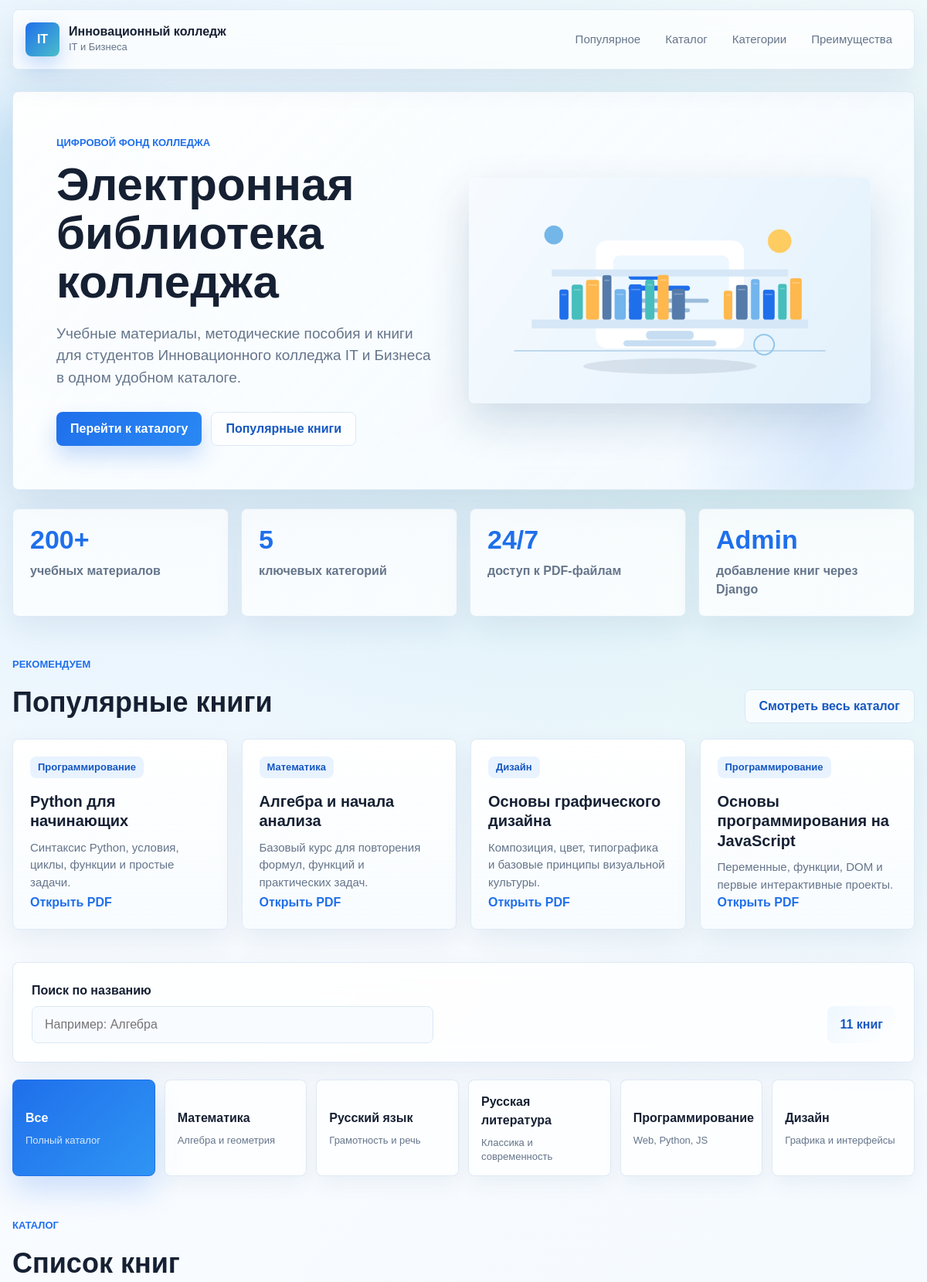
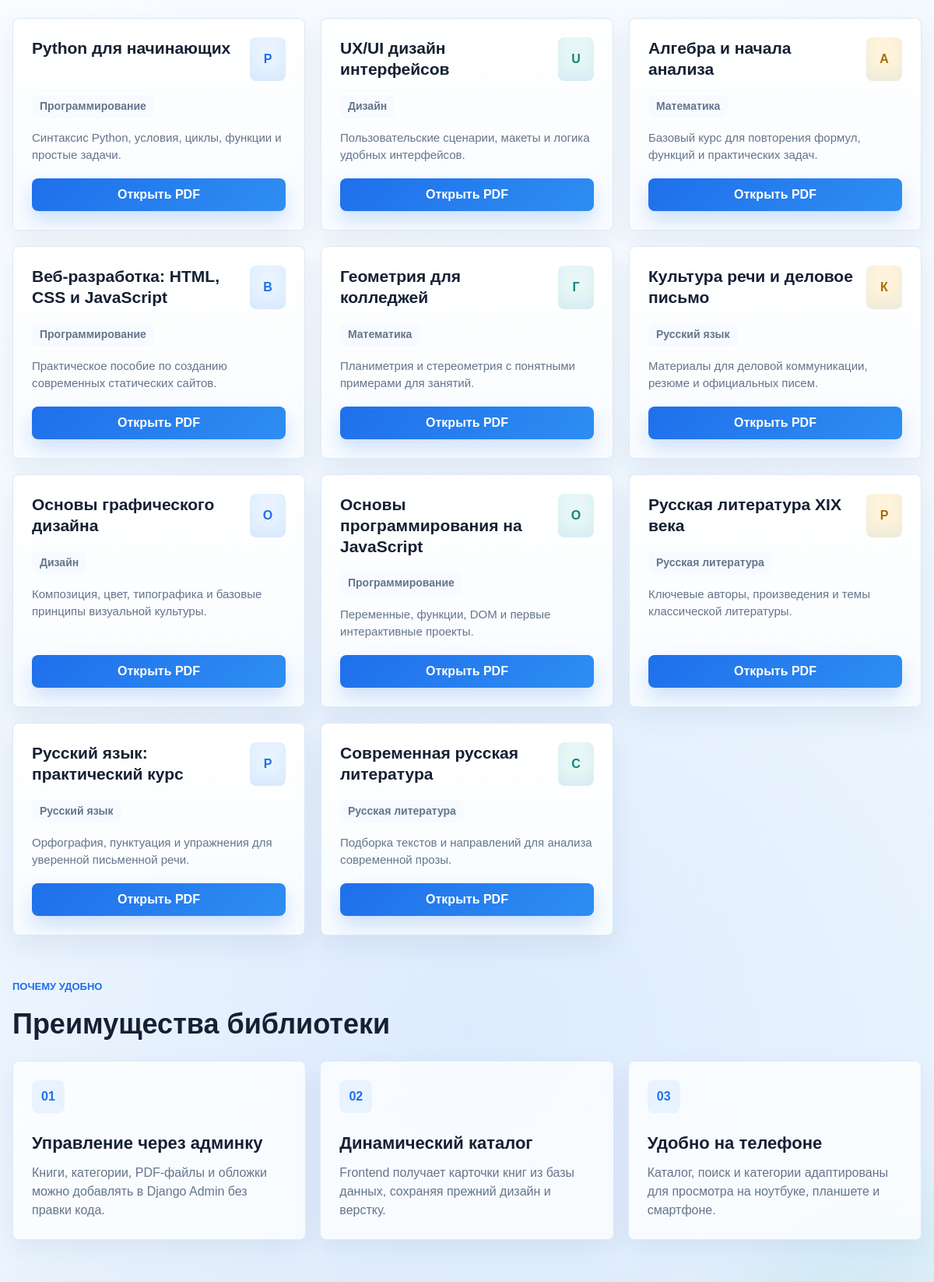
The page / (upper part) on the database its author committed (2 pictures, top to bottom).
### library/models.py (models this page shows, shortened)
class Book(models.Model):
    class Category(models.TextChoices):
        MATHEMATICS = "Математика", "Математика"
        RUSSIAN_LANGUAGE = "Русский язык", "Русский язык"
        RUSSIAN_LITERATURE = "Русская литература", "Русская литература"
        PROGRAMMING = "Программирование", "Программирование"
        DESIGN = "Дизайн", "Дизайн"
    title = models.CharField("Название книги", max_length=255)
    category = models.CharField(
        "Категория",
        max_length=80,
        choices=Category.choices,
        db_index=True,
    )
    pdf_file = models.FileField("PDF файл", upload_to="books/pdfs/")
    cover = models.ImageField(
        "Обложка",
        upload_to="books/covers/",
        blank=True,
        null=True,
    )
    description = models.TextField("Короткое описание", blank=True)
    is_popular = models.BooleanField("Популярная книга", default=False)
    created_at = models.DateTimeField("Дата добавления", auto_now_add=True)
    updated_at = models.DateTimeField("Дата обновления", auto_now=True)
    class Meta:
        verbose_name = "Книга"
        verbose_name_plural = "Книги"
        ordering = ("title",)
    @property
    def first_letter(self):
        return self.title.strip()[:1].upper() or "К"

### library/views.py (the view)
# urls.py: path("", views.book_list, name="book_list"),
def book_list(request):
    search_query = request.GET.get("q", "").strip()
    active_category = request.GET.get("category", "Все").strip() or "Все"
    books = Book.objects.all()
    if active_category != "Все":
        books = books.filter(category=active_category)
    if search_query:
        books = books.filter(Q(title__icontains=search_query))
    books = list(books)
    popular_books = list(Book.objects.filter(is_popular=True)[:4])
    if not popular_books:
        popular_books = list(Book.objects.all()[:4])
    context = {
        "books": books,
        "popular_books": popular_books,
        "categories": get_categories(),
        "active_category": active_category,
        "search_query": search_query,
        "book_count_label": f"{len(books)} {get_book_ending(len(books))}",
    }
    return render(request, "library/index.html", context)

### library/views.py (called while the page is built)
def get_book_ending(count):
    last_digit = count % 10
    last_two_digits = count % 100
    if 11 <= last_two_digits <= 14:
        return "книг"
    if last_digit == 1:
        return "книга"
    if 2 <= last_digit <= 4:
        return "книги"
    return "книг"

def get_categories():
    categories = [{"name": "Все", "meta": CATEGORY_META["Все"]}]
    for value, label in Book.Category.choices:
        categories.append(
            {
                "name": value,
                "title": label,
                "meta": CATEGORY_META.get(value, "Учебные материалы"),
            }
        )
    return categories

### templates/library/index.html (shortened to what this page needs)
{% load static %}
<!DOCTYPE html>
<html lang="ru">
<head>
  <link rel="stylesheet" href="{% static 'library/css/style.css' %}">
</head>
<body>
  <header class="site-header">
    <a class="brand" href="{% url 'library:book_list' %}" aria-label="Инновационный колледж IT и Бизнеса">
      <span class="brand__mark">IT</span>
      <span>
        <strong>Инновационный колледж</strong>
        <small>IT и Бизнеса</small>
      </span>
    </a>
    <nav class="header-nav" aria-label="Навигация по странице">
      <a href="#popular">Популярное</a>
      <a href="#catalog">Каталог</a>
      <a href="#categories">Категории</a>
      <a href="#benefits">Преимущества</a>
    </nav>
  </header>
  <main>
    <section class="hero reveal" aria-labelledby="hero-title">
      <div class="hero__content">
        <p class="eyebrow">Цифровой фонд колледжа</p>
        <h1 id="hero-title">Электронная библиотека колледжа</h1>
        <p class="hero__text">
          Учебные материалы, методические пособия и книги для студентов
          Инновационного колледжа IT и Бизнеса в одном удобном каталоге.
        </p>
        <div class="hero__actions" aria-label="Быстрые действия">
          <a class="primary-link" href="#catalog">Перейти к каталогу</a>
          <a class="secondary-link" href="#popular">Популярные книги</a>
        </div>
      </div>
      <div class="hero__media" aria-hidden="true">
        <img src="{% static 'library/img/library-banner.png' %}" alt="">
      </div>
    </section>
    <section class="stats-panel reveal" aria-label="Статистика библиотеки">
      <article class="stat-card">
        <span>200+</span>
        <p>учебных материалов</p>
      </article>
      <article class="stat-card">
        <span>5</span>
        <p>ключевых категорий</p>
      </article>
      <article class="stat-card">
        <span>24/7</span>
        <p>доступ к PDF-файлам</p>
      </article>
      <article class="stat-card">
        <span>Admin</span>
        <p>добавление книг через Django</p>
      </article>
    </section>
    <section class="popular-section reveal" id="popular" aria-labelledby="popular-title">
      <div class="section-heading section-heading--row">
        <div>
          <p class="eyebrow">Рекомендуем</p>
          <h2 id="popular-title">Популярные книги</h2>
        </div>
        <a class="section-link" href="#catalog">Смотреть весь каталог</a>
      </div>
      <div class="popular-grid" id="popularBooks">
        {% for book in popular_books %}
          <article class="popular-card">
            <span class="popular-card__category">{{ book.get_category_display }}</span>
            <h3>{{ book.title }}</h3>
            <p>{{ book.description|default:"Учебный материал из электронной библиотеки колледжа." }}</p>
            {% if book.pdf_file %}
              <a href="{{ book.pdf_file.url }}" target="_blank" rel="noopener">Открыть PDF</a>
            {% else %}
              <span class="popular-card__empty">PDF не загружен</span>
            {% endif %}
          </article>
        {% endfor %}
      </div>
    </section>
    <section class="toolbar reveal" id="catalog" aria-label="Поиск и фильтр книг">
      <div class="search">
        <label for="searchInput">Поиск по названию</label>
        <input
          type="search"
          id="searchInput"
          placeholder="Например: Алгебра"
          value="{{ search_query }}"
          autocomplete="off"
        >
      </div>
      <div class="catalog-info">
        <span id="bookCount">{{ book_count_label }}</span>
      </div>
    </section>
    <section class="categories reveal" id="categories" aria-label="Категории книг">
      {% for category in categories %}
        <button
          class="category-btn{% if active_category == category.name %} is-active{% endif %}"
          type="button"
          data-category="{{ category.name }}"
        >
          <span class="category-btn__title">{{ category.title|default:category.name }}</span>
          <span class="category-btn__meta">{{ category.meta }}</span>
        </button>
      {% endfor %}
    </section>
    <section class="books-section reveal" aria-labelledby="books-title">
      <div class="section-heading">
        <p class="eyebrow">Каталог</p>
        <h2 id="books-title">Список книг</h2>
      </div>
      <div class="books-grid" id="booksGrid">
        {% for book in books %}
          <article
            class="book-card"
            data-title="{{ book.title }}"
            data-category="{{ book.category }}"
          >
            <div class="book-card__top">
              <div>
                <h3>{{ book.title }}</h3>
              </div>
              <span class="book-card__icon" aria-hidden="true">{{ book.first_letter }}</span>
            </div>
            <span class="book-card__category">{{ book.get_category_display }}</span>
            <p class="book-card__description">
              {{ book.description|default:"Учебный материал из электронной библиотеки колледжа." }}
            </p>
            {% if book.pdf_file %}
              <a class="book-card__action" href="{{ book.pdf_file.url }}" target="_blank" rel="noopener">
                Открыть PDF
              </a>
            {% else %}
              <span class="book-card__action book-card__action--disabled">PDF не загружен</span>
            {% endif %}
          </article>
        {% endfor %}
      </div>
    </section>
    <section class="benefits-section reveal" id="benefits" aria-labelledby="benefits-title">
      <div class="section-heading">
        <p class="eyebrow">Почему удобно</p>
        <h2 id="benefits-title">Преимущества библиотеки</h2>
      </div>
      <div class="benefits-grid">
        <article class="benefit-card">
          <span class="benefit-card__number">01</span>
          <h3>Управление через админку</h3>
          <p>Книги, категории, PDF-файлы и обложки можно добавлять в Django Admin без правки кода.</p>
        </article>
        <article class="benefit-card">
          <span class="benefit-card__number">02</span>
          <h3>Динамический каталог</h3>
          <p>Frontend получает карточки книг из базы данных, сохраняя прежний дизайн и верстку.</p>
        </article>
        <article class="benefit-card">
          <span class="benefit-card__number">03</span>
          <h3>Удобно на телефоне</h3>
          <p>Каталог, поиск и категории адаптированы для просмотра на ноутбуке, планшете и смартфоне.</p>
        </article>
      </div>
    </section>
  </main>
</body>
</html>

### rows shown on the page
Book: category "Программирование", title "Python для начинающих", description "Синтаксис Python, условия, циклы, функции и простые задачи.", first_letter "P"
Book: category "Математика", title "Алгебра и начала анализа", description "Базовый курс для повторения формул, функций и практических задач.", first_letter "А"
Book: category "Дизайн", title "Основы графического дизайна", description "Композиция, цвет, типографика и базовые принципы визуальной культуры.", first_letter "О"
Book: category "Программирование", title "Основы программирования на JavaScript", description "Переменные, функции, DOM и первые интерактивные проекты.", first_letter "О"
Book: title "UX/UI дизайн интерфейсов", first_letter "U", category "Дизайн", description "Пользовательские сценарии, макеты и логика удобных интерфейсов."
Book: title "Веб-разработка: HTML, CSS и JavaScript", first_letter "В", category "Программирование", description "Практическое пособие по созданию современных статических сайтов."
Book: title "Геометрия для колледжей", first_letter "Г", category "Математика", description "Планиметрия и стереометрия с понятными примерами для занятий."
Book: title "Культура речи и деловое письмо", first_letter "К", category "Русский язык", description "Материалы для деловой коммуникации, резюме и официальных писем."
Book: title "Русская литература XIX века", first_letter "Р", category "Русская литература", description "Ключевые авторы, произведения и темы классической литературы."
Book: title "Русский язык: практический курс", first_letter "Р", category "Русский язык", description "Орфография, пунктуация и упражнения для уверенной письменной речи."
Book: title "Современная русская литература", first_letter "С", category "Русская литература", description "Подборка текстов и направлений для анализа современной прозы."

### other values the page prints
{{ category.title|default:category.name }} "Все" "Математика" "Русский язык" "Русская литература" "Программирование" "Дизайн"
{{ category.meta }} "Полный каталог" "Алгебра и геометрия" "Грамотность и речь" "Классика и современность" "Web, Python, JS" "Графика и интерфейсы"
